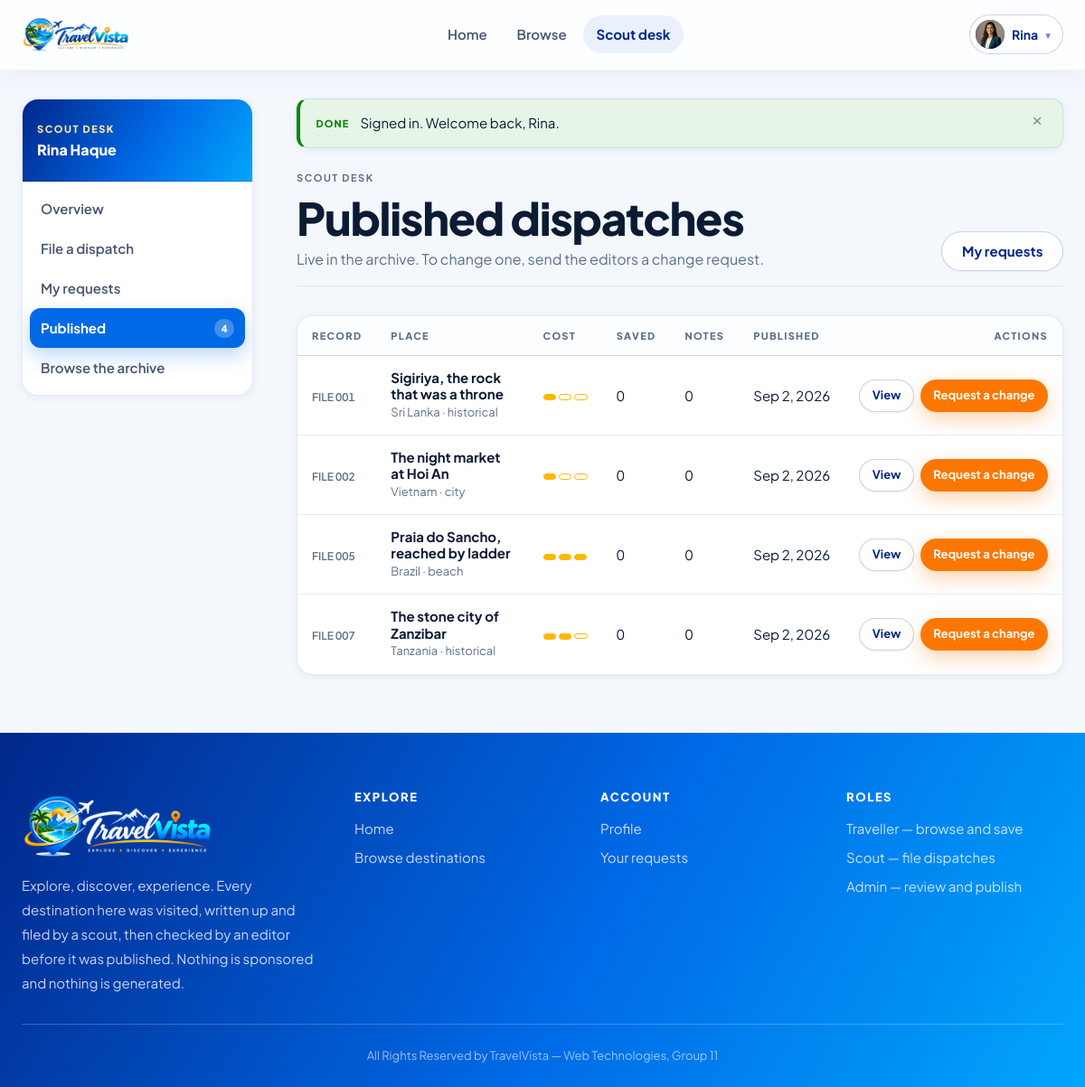
The app's page /?page=scout/published (signed in) with its own data.
### tables this page shows
CREATE TABLE `users` (
  `id` int(10) unsigned NOT NULL AUTO_INCREMENT,
  `name` varchar(100) NOT NULL,
  `email` varchar(150) NOT NULL,
  `password_hash` varchar(255) NOT NULL,
  `role` enum('admin','scout','user') NOT NULL DEFAULT 'user',
  `is_verified` tinyint(1) NOT NULL DEFAULT 0,
  `profile_picture` varchar(255) DEFAULT NULL,
  `remember_token` varchar(255) DEFAULT NULL,
  `created_at` datetime NOT NULL DEFAULT current_timestamp(),
  PRIMARY KEY (`id`),
  UNIQUE KEY `uq_users_email` (`email`),
  KEY `idx_users_role` (`role`)
);

CREATE TABLE `posts` (
  `id` int(10) unsigned NOT NULL AUTO_INCREMENT,
  `scout_id` int(10) unsigned DEFAULT NULL,
  `title` varchar(180) NOT NULL,
  `short_history` text NOT NULL,
  `country` varchar(90) NOT NULL,
  `country_representation` text DEFAULT NULL,
  `genre` varchar(40) NOT NULL,
  `cost_level` enum('low','medium','high') NOT NULL DEFAULT 'medium',
  `travel_medium_info` varchar(255) NOT NULL,
  `image` varchar(255) DEFAULT NULL,
  `status` enum('pending','approved','rejected','hidden') NOT NULL DEFAULT 'approved',
  `created_at` datetime NOT NULL DEFAULT current_timestamp(),
  `updated_at` datetime NOT NULL DEFAULT current_timestamp() ON UPDATE current_timestamp(),
  PRIMARY KEY (`id`),
  KEY `idx_posts_scout` (`scout_id`),
  KEY `idx_posts_status` (`status`),
  KEY `idx_posts_country` (`country`),
  KEY `idx_posts_genre` (`genre`),
  KEY `idx_posts_cost` (`cost_level`),
  CONSTRAINT `fk_posts_scout` FOREIGN KEY (`scout_id`) REFERENCES `users` (`id`) ON DELETE CASCADE ON UPDATE CASCADE
);

### app/Views/scout/published.php (the view, shortened to what the rows shown need)
<div class="wrap shell">
    <?php require APP_ROOT . '/app/Views/layouts/sidenav_scout.php'; ?>
    <div class="shell__main">
        <?php require APP_ROOT . '/app/Views/layouts/flash.php'; ?>
        <div class="page-head">
            <div>
                <span class="eyebrow">Scout desk</span>
                <h1>Published dispatches</h1>
                <p>Live in the archive. To change one, send the editors a change request.</p>
            </div>
            <a class="btn btn--ghost" href="<?= e(url('?page=scout/requests')) ?>">My requests</a>
        </div>
        <div class="panel">
            <?php if ($posts): ?>
                <div class="panel__body panel__body--flush table-scroll">
                    <table class="table">
                        <thead>
                            <tr>
                                <th>Record</th>
                                <th>Place</th>
                                <th>Cost</th>
                                <th>Saved</th>
                                <th>Notes</th>
                                <th>Published</th>
                                <th class="cell-actions">Actions</th>
                            </tr>
                        </thead>
                        <tbody>
                            <?php foreach ($posts as $post): ?>
                                <tr>
                                    <td class="cell-tight">
                                        <span class="filenum"><?= e(file_number((int) $post['id'])) ?></span>
                                    </td>
                                    <td>
                                        <div class="cell-person__name"><?= e($post['title']) ?></div>
                                        <div class="cell-person__meta">
                                            <?= e($post['country']) ?> &middot; <?= e($post['genre']) ?>
                                        </div>
                                    </td>
                                    <td class="cell-tight"><?= meter_html($post['cost_level']) ?></td>
                                    <td class="cell-tight data"><?= (int) $post['saved_count'] ?></td>
                                    <td class="cell-tight data"><?= (int) $post['comment_count'] ?></td>
                                    <td class="cell-tight"><?= e(pretty_date($post['created_at'])) ?></td>
                                    <td class="cell-actions">
                                        <a class="btn btn--sm btn--ghost"
                                           href="<?= e(url('?page=post&id=' . (int) $post['id'])) ?>">View</a>
                                        <a class="btn btn--sm btn--primary"
                                           href="<?= e(url('?page=scout/request_form&change=' . (int) $post['id'])) ?>">
                                            Request a change
                                        </a>
                                    </td>
                                </tr>
                            <?php endforeach; ?>
                        </tbody>
                    </table>
                </div>
            <?php endif; ?>
        </div>
    </div>
</div>

### app/Views/layouts/header.php (shortened to what the rows shown need)
<?php
$title      = isset($pageTitle) ? $pageTitle : APP_NAME;
$user       = current_user();
$role       = user_role();
$verified   = $user ? (bool) $user['is_verified'] : false;
?>
<!DOCTYPE html>
<html lang="en">
<head>
    <link rel="stylesheet" href="<?= e(asset('css/global.css')) ?>">
</head>
<body class="page-<?= e(str_replace(' ', '-', strtolower($title))) ?>">
<header class="topbar" id="topbar">
    <div class="topbar__inner wrap">
        <a class="brand" href="<?= e(url('?page=home')) ?>" aria-label="<?= e(APP_NAME) ?> home">
            <img class="brand__logo" src="<?= e(asset('images/brand/logo.png')) ?>" alt="<?= e(APP_NAME) ?>">
        </a>
        <nav class="topbar__nav" id="topbarNav" aria-label="Main">
            <a class="topbar__link <?= nav_active('?page=home') ? 'is-active' : '' ?>"
               href="<?= e(url('?page=home')) ?>">Home</a>
            <?php if ($verified): ?>
                <a class="topbar__link <?= nav_active('?page=browse') || nav_active('?page=post') ? 'is-active' : '' ?>"
                   href="<?= e(url('?page=browse')) ?>">Browse</a>
            <?php endif; ?>
            <?php if ($role === 'scout' && $verified): ?>
                <a class="topbar__link <?= str_starts_with(isset($_GET['page']) ? $_GET['page'] : '', 'scout/') ? 'is-active' : '' ?>"
                   href="<?= e(url('?page=scout/dashboard')) ?>">Scout desk</a>
            <?php endif; ?>
            <div class="topbar__actions">
                <?php if ($user === null): ?>
                    <a class="btn btn--ghost btn--sm" href="<?= e(url('?page=login')) ?>">Sign in</a>
                    <a class="btn btn--primary btn--sm" href="<?= e(url('?page=register')) ?>">Create account</a>
                <?php else: ?>
                    <div class="usermenu" id="userMenu">
                        <button class="usermenu__trigger" type="button" id="userMenuBtn"
                                aria-expanded="false" aria-haspopup="true">
                            <?php $avatar = avatar_url($user['profile_picture']); ?>
                            <?php if ($avatar): ?>
                                <img class="avatar" src="<?= e($avatar) ?>" alt="">
                            <?php else: ?>
                                <span class="avatar" aria-hidden="true"><?= e(initial($user['name'])) ?></span>
                            <?php endif; ?>
                            <span><?= e(strtok($user['name'], ' ')) ?></span>
                            <span class="usermenu__caret" aria-hidden="true">&#9662;</span>
                        </button>
                    </div>
                <?php endif; ?>
            </div>
        </nav>
    </div>
</header>
<main id="main">

### app/Views/layouts/sidenav_scout.php (shortened to what the rows shown need)
<?php
$publishedCount = count(Post::byScout((int) $user['id']));
?>
<aside class="sidenav">
    <div class="sidenav__head">
        <div class="sidenav__role">Scout desk</div>
        <div class="sidenav__name"><?= e($user['name']) ?></div>
    </div>
    <nav class="sidenav__list" aria-label="Scout">
        <a class="sidenav__link <?= nav_active('?page=scout/dashboard') ? 'is-active' : '' ?>"
           href="<?= e(url('?page=scout/dashboard')) ?>">Overview</a>
        <a class="sidenav__link <?= nav_active('?page=scout/request_form') ? 'is-active' : '' ?>"
           href="<?= e(url('?page=scout/request_form')) ?>">File a dispatch</a>
        <a class="sidenav__link <?= nav_active('?page=scout/requests') ? 'is-active' : '' ?>"
           href="<?= e(url('?page=scout/requests')) ?>">
            My requests
        </a>
        <a class="sidenav__link <?= nav_active('?page=scout/published') ? 'is-active' : '' ?>"
           href="<?= e(url('?page=scout/published')) ?>">
            Published
            <?php if ($publishedCount > 0): ?>
                <span class="sidenav__badge"><?= (int) $publishedCount ?></span>
            <?php endif; ?>
        </a>
        <a class="sidenav__link" href="<?= e(url('?page=browse')) ?>">Browse the archive</a>
    </nav>
</aside>

### core/Helpers.php (shortened to what the rows shown need)
<?php
function e($value): string
{
    return htmlspecialchars((string) $value, ENT_QUOTES | ENT_SUBSTITUTE, 'UTF-8');
}
function url(string $path = ''): string
{
    return BASE_URL . '/' . ltrim($path, '/');
}
function asset(string $path): string
{
    $publicPath = 'public/' . ltrim($path, '/');
    $file = APP_ROOT . '/' . $publicPath;
    $stamp = is_file($file) ? filemtime($file) : 1;
    return url($publicPath) . '?v=' . $stamp;
}
function nav_active(string $needle): bool
{
    $page = isset($_GET['page']) ? (string)$_GET['page'] : 'home';
    return str_ends_with('?page=' . $page, $needle);
}
function avatar_url(?string $picture): ?string
{
    if ($picture && is_file(UPLOAD_DIR . '/avatars/' . $picture)) {
        return url('public/uploads/avatars/' . rawurlencode($picture));
    }
    return null;
}
function pretty_date(?string $dateStr, string $format = 'M j, Y'): string
{
    $dt = strtotime($dateStr);
    return $dt ? date($format, $dt) : '';
}
function meter_html(string $level): string
{
    $levels = ['low' => 1, 'medium' => 2, 'high' => 3];
    $active = isset($levels[$level]) ? $levels[$level] : 0;
    $html = '<span class="meter" aria-label="Cost: ' . e(ucfirst($level)) . '">';
    for ($i = 1; $i <= 3; $i++) {
        $class = $i <= $active ? 'meter__seg is-on' : 'meter__seg';
        $html .= '<span class="' . $class . '"></span>';
    }
    $html .= '</span>';
    return $html;
}
function file_number(int $id, string $prefix = 'FILE'): string
{
    return $prefix . ' ' . str_pad((string)$id, 3, '0', STR_PAD_LEFT);
}

### records on screen
users: profile_picture (picture), name "Rina", name "Rina Haque"
posts: id "FILE 001", title "Sigiriya, the rock that was a throne", country "Sri Lanka", genre "historical", saved_count "0", comment_count "0", created_at "Sep 2, 2026"
posts: id "FILE 002", title "The night market at Hoi An", country "Vietnam", genre "city", saved_count "0", comment_count "0", created_at "Sep 2, 2026"
posts: id "FILE 005", title "Praia do Sancho, reached by ladder", country "Brazil", genre "beach", saved_count "0", comment_count "0", created_at "Sep 2, 2026"
posts: id "FILE 007", title "The stone city of Zanzibar", country "Tanzania", genre "historical", saved_count "0", comment_count "0", created_at "Sep 2, 2026"

### other values on screen
$publishedCount "4"
$marks[$type] "DONE"
$item['message'] "Signed in. Welcome back, Rina."
APP_NAME "TravelVista"
